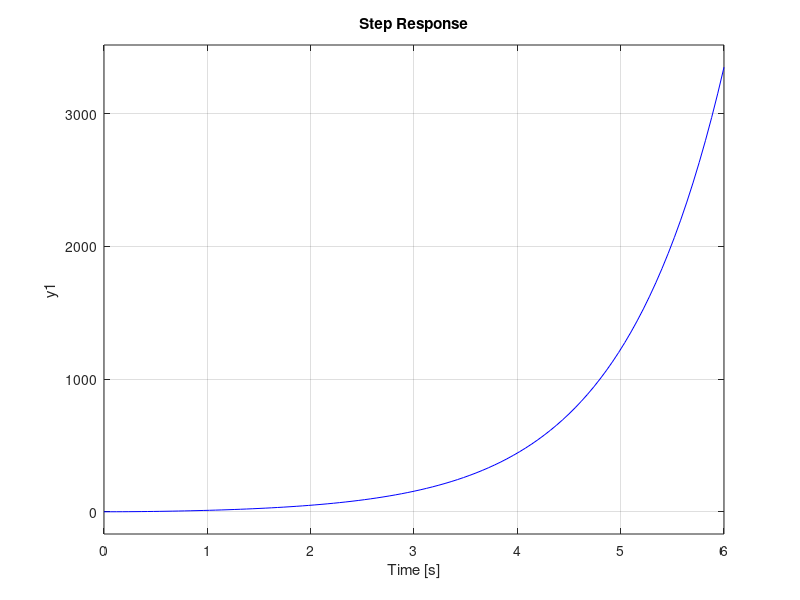
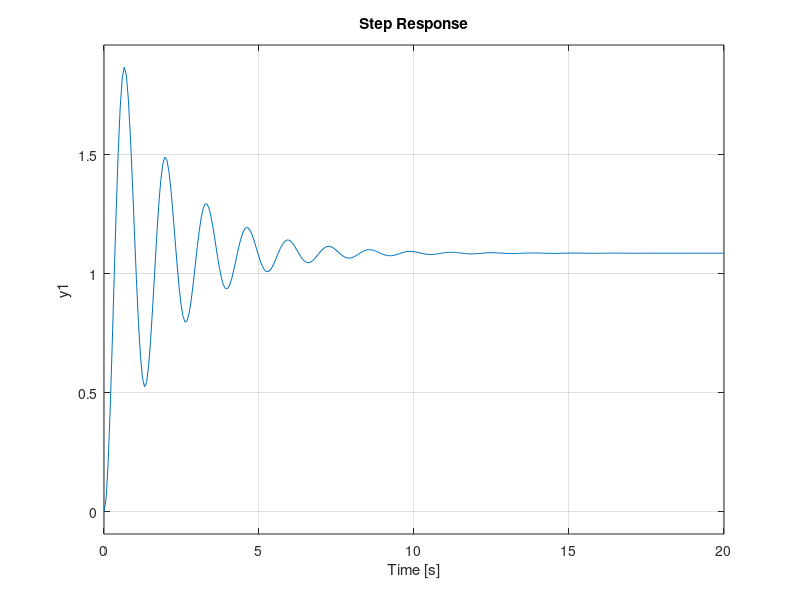
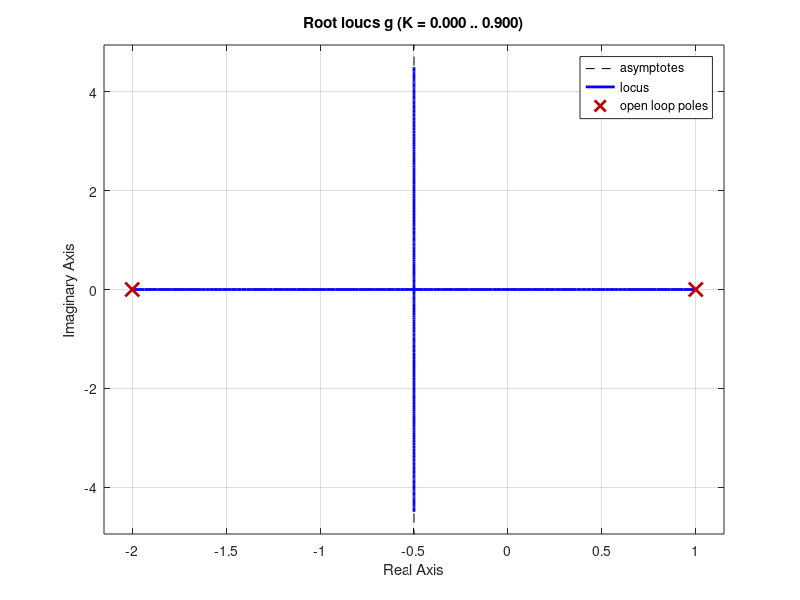
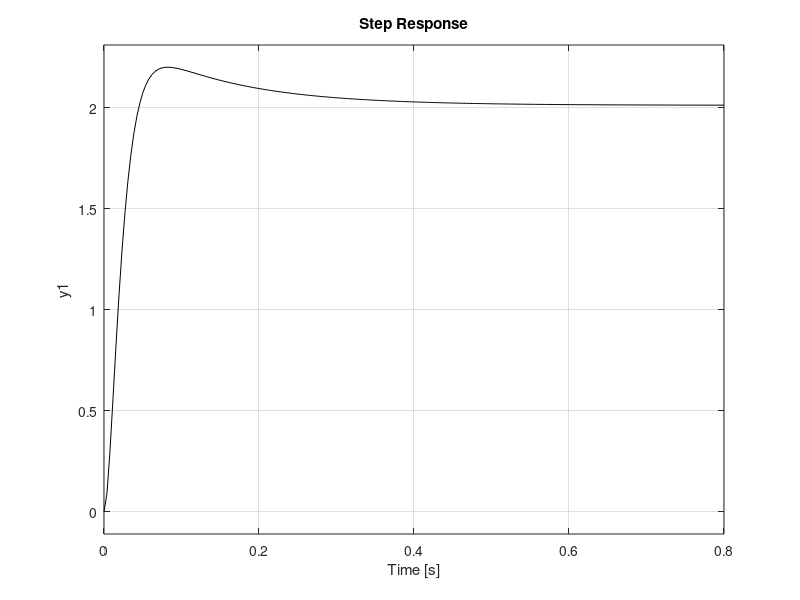

The MATLAB script that drew these images, in order:
clc
close all
clear

%---------proceso--------
g=tf(25,[1 1 -2]);

step(g,'b')

gcl=feedback(g,1);
figure
step(gcl)

figure
rlocus(g)
%----------ecuacion deseada----
den = conv([1 8],[1 80]);
den = conv(den,[1 81]);

%--------controlador-----
A=[0 0 1 0;
   0 0 1 1;
   25 0 -2 1;
   0 25 0 -2];
B=den';
x=inv(A)*B;

q1 = x(1);
q0 = x(2);
p1 = x(3);
p0 = x(4);

gc = tf([q1 q0],[p1 p0]);
sis_ol = gc*g;
sis_cl = feedback(sis_ol,1);
figure
step(2*sis_cl,'k')


%----------sin error en estado estacionario

den = conv([1 8],[1 80]);
den = conv(den,[1 80]);
den = conv(den,[1 81]);
den = conv(den,[1 85]);

%--------controlador-----
A=[0 0 0 1 0 0;
   0 0 0 1 1 0;
   0 0 0 -2 1 1;
   25 0 0 0 -2 1;
   0 25 0 0 0 -2;
   0 0 25 0 0 0];
B=den';
x=inv(A)*B;

q21 = x(1);
q11 = x(2);
q01 = x(3);
p21 = x(4);
p11 = x(5);
p01 = x(6);

gc = tf([q21 q11 q01],[p21 p11 p01 0]);
sis_ol = gc*g;
sis_cl = feedback(sis_ol,1);
figure
step(2*sis_cl,'k')
